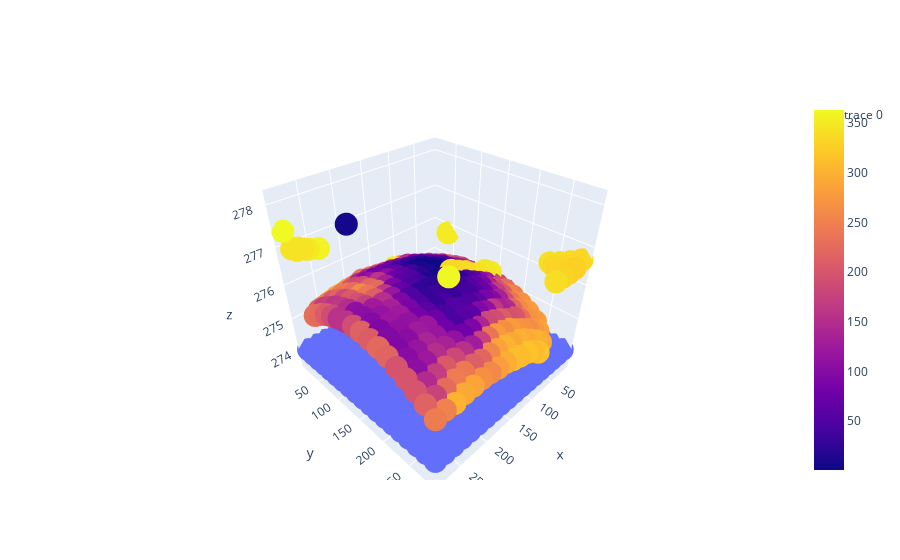
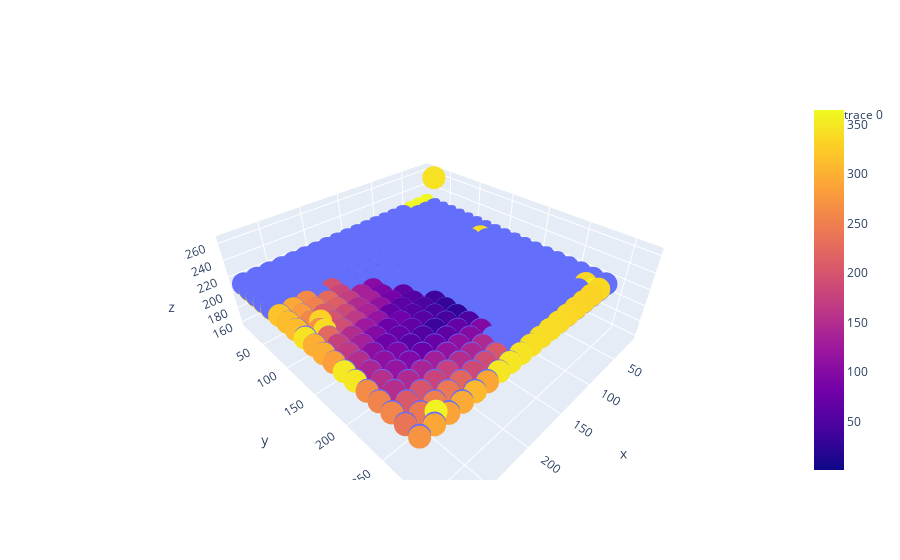
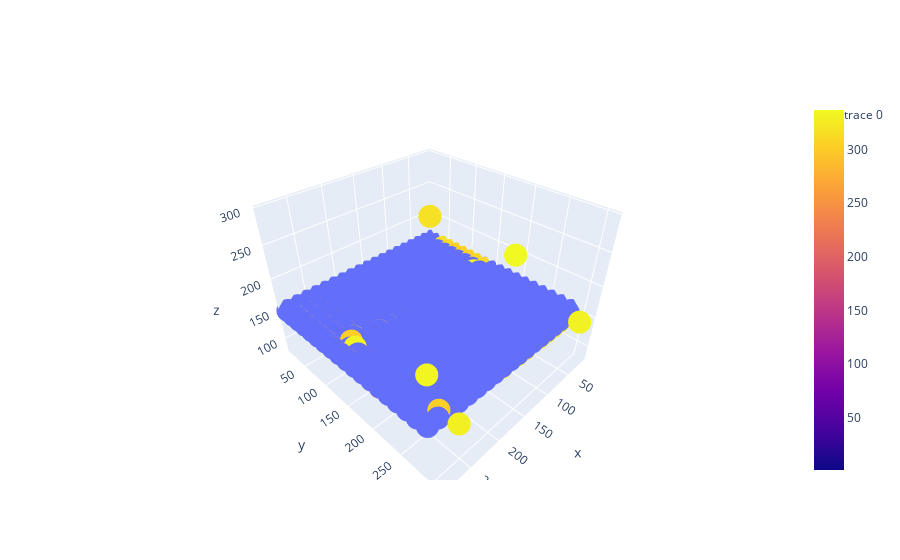
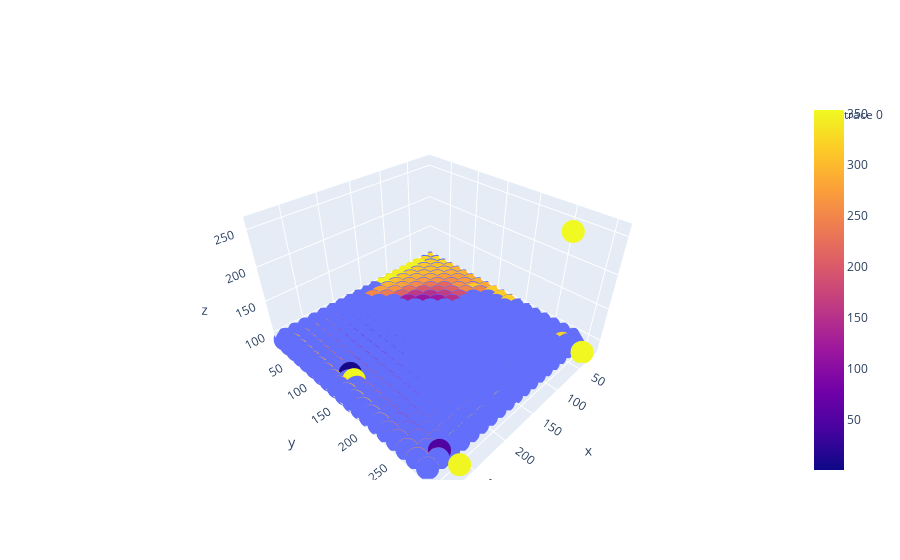

Notebook source saved alongside these figures, in order:
### Markdown cell above
def point_position(
    targets: np.ndarray,
    num_cams: int,
    multimed_pars: MultimediaPar,
    cals: List[Calibration],
) -> Tuple[float, np.ndarray]:
    """
    Calculate an average 3D position implied by the rays.

    sent toward it from cameras through the image projections of the point.

    Arguments:
    ---------
    targets - for each camera, the 2D metric, flat, centred coordinates
        of the identified point projection.
    multimed_pars - multimedia parameters struct for ray tracing through
        several layers.
    cals - each camera's calibration object.

    Returns
    -------
    A tuple containing the ray convergence measure (an average of skew ray distance across all ray pairs)
    and the average 3D position vector.
    """
    # loop counters
    num_used_pairs = 0
    dtot = 0.0
    point_tot = np.array([0.0, 0.0, 0.0])

    vertices = np.zeros((num_cams, 3))
    directs = np.zeros((num_cams, 3))
    point = np.zeros(3)

    # Shoot rays from all cameras.
    for cam in range(num_cams):
        if targets[cam][0] != COORD_UNUSED:
            vertices[cam], directs[cam] = ray_tracing(
                targets[cam][0], targets[cam][1], cals[cam], multimed_pars
            )

    # Check intersection distance for each pair of rays and find position
    for cam in range(num_cams):
        if targets[cam][0] == COORD_UNUSED:
            continue

        for pair in range(cam + 1, num_cams):
            if targets[pair][0] == COORD_UNUSED:
                continue

            num_used_pairs += 1
            tmp, point = skew_midpoint(
                vertices[cam], directs[cam], vertices[pair], directs[pair]
            )
            dtot += tmp
            point_tot += point

    res = point_tot / num_used_pairs
    dtot /= num_used_pairs

    return float(dtot), res.astype(float)

### Code cell
for i in range(1,6):
    df = pd.read_csv(f'./reconstruction/plane{i}.123456789',skiprows=1,sep='\s+',header=None)
    df.columns = ['id','x','y','z','i0','i1','i2','i3']
    # df.head()
    ground = pd.read_csv(f'./calibration/plane_{i}.csv',header=None)
    ground.columns = ['id','x','y','z']
    # ground.head()


    sc = px.scatter_3d(df, x='x', y='y', z='z',color='id')
    fig2 = go.Figure(data=[go.Scatter3d(x=ground.x, y=ground.y, z=ground.z,
                                    mode='markers')])
    fig2.add_traces(sc.data)
    fig2.show()

### Figure 1 — Plotly figure (JSON) as saved in the notebook; plotly's stock layout.template omitted (floating-point values rounded to 4 significant figures; data arrays with more than 128 entries replaced by an {"elided": "..."} marker saying what was removed)
{"data": [{"mode": "markers", "type": "scatter3d", "x": {"elided": "361 int values"}, "y": {"elided": "361 int values"}, "z": {"elided": "361 int values"}}, {"hovertemplate": "x=%{x}<br>y=%{y}<br>z=%{z}<br>id=%{marker.color}<extra></extra>", "legendgroup": "", "marker": {"color": {"elided": "363 int values"}, "coloraxis": "coloraxis", "symbol": "circle"}, "mode": "markers", "name": "", "scene": "scene", "showlegend": false, "type": "scatter3d", "x": {"elided": "363 float values"}, "y": {"elided": "363 float values"}, "z": {"elided": "363 float values"}}], "layout": {}}

### Figure 2 — Plotly figure (JSON) as saved in the notebook; plotly's stock layout.template omitted (floating-point values rounded to 4 significant figures; data arrays with more than 128 entries replaced by an {"elided": "..."} marker saying what was removed)
{"data": [{"mode": "markers", "type": "scatter3d", "x": {"elided": "361 int values"}, "y": {"elided": "361 int values"}, "z": {"elided": "361 int values"}}, {"hovertemplate": "x=%{x}<br>y=%{y}<br>z=%{z}<br>id=%{marker.color}<extra></extra>", "legendgroup": "", "marker": {"color": {"elided": "365 int values"}, "coloraxis": "coloraxis", "symbol": "circle"}, "mode": "markers", "name": "", "scene": "scene", "showlegend": false, "type": "scatter3d", "x": {"elided": "365 float values"}, "y": {"elided": "365 float values"}, "z": {"elided": "365 float values"}}], "layout": {}}

### Figure 3 — Plotly figure (JSON) as saved in the notebook; plotly's stock layout.template omitted (floating-point values rounded to 4 significant figures; data arrays with more than 128 entries replaced by an {"elided": "..."} marker saying what was removed)
{"data": [{"mode": "markers", "type": "scatter3d", "x": {"elided": "361 int values"}, "y": {"elided": "361 int values"}, "z": {"elided": "361 int values"}}, {"hovertemplate": "x=%{x}<br>y=%{y}<br>z=%{z}<br>id=%{marker.color}<extra></extra>", "legendgroup": "", "marker": {"color": {"elided": "337 int values"}, "coloraxis": "coloraxis", "symbol": "circle"}, "mode": "markers", "name": "", "scene": "scene", "showlegend": false, "type": "scatter3d", "x": {"elided": "337 float values"}, "y": {"elided": "337 float values"}, "z": {"elided": "337 float values"}}], "layout": {}}

### Figure 4 — Plotly figure (JSON) as saved in the notebook; plotly's stock layout.template omitted (floating-point values rounded to 4 significant figures; data arrays with more than 128 entries replaced by an {"elided": "..."} marker saying what was removed)
{"data": [{"mode": "markers", "type": "scatter3d", "x": {"elided": "361 int values"}, "y": {"elided": "361 int values"}, "z": {"elided": "361 int values"}}, {"hovertemplate": "x=%{x}<br>y=%{y}<br>z=%{z}<br>id=%{marker.color}<extra></extra>", "legendgroup": "", "marker": {"color": {"elided": "354 int values"}, "coloraxis": "coloraxis", "symbol": "circle"}, "mode": "markers", "name": "", "scene": "scene", "showlegend": false, "type": "scatter3d", "x": {"elided": "354 float values"}, "y": {"elided": "354 float values"}, "z": {"elided": "354 float values"}}], "layout": {}}
